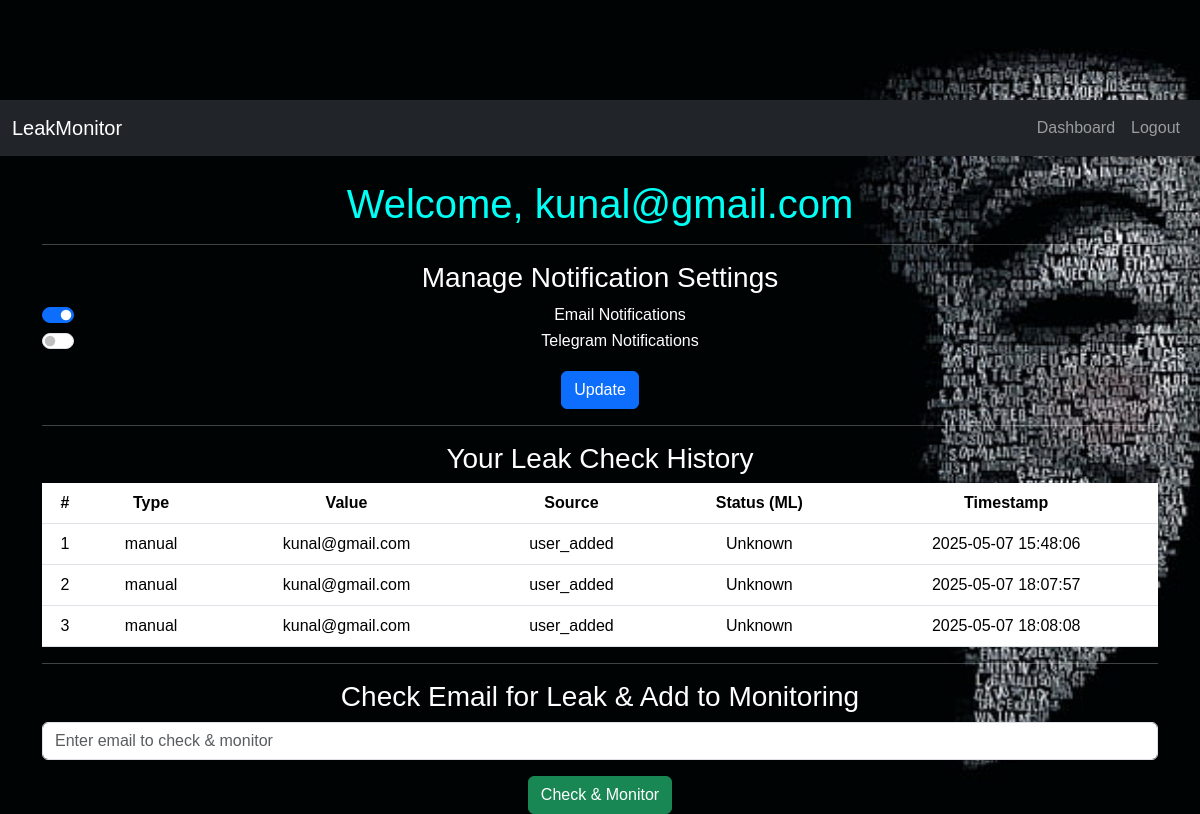
The app's page /dashboard (signed in) with its own data.
### tables this page shows
CREATE TABLE users (
                    id INTEGER PRIMARY KEY AUTOINCREMENT,
                    email TEXT UNIQUE,
                    password TEXT,
                    notify_email INTEGER DEFAULT 1,
                    notify_telegram INTEGER DEFAULT 0
                , chat_id TEXT);

CREATE TABLE credential (
                    id INTEGER PRIMARY KEY AUTOINCREMENT,
                    type TEXT,
                    value TEXT,
                    source TEXT,
                    timestamp DATETIME DEFAULT CURRENT_TIMESTAMP
                , status TEXT);

### app.py (the view)
@app.route('/dashboard')
@login_required
def dashboard():
    conn = sqlite3.connect(DB_path)
    c = conn.cursor()
    c.execute('SELECT * FROM credential WHERE value = ?', (current_user.email,))
    leaks = c.fetchall()
    conn.close()
    return render_template('dashboard.html', leaks=leaks)

### app.py (called while the page is built)
@login_manager.user_loader
def load_user(user_id):
    user_data = get_user_by_id(user_id)
    if user_data:
        return User(user_data[0], user_data[1], user_data[3], user_data[4])
    return None

### database/user_db.py (called while the page is built)
def get_user_by_id(user_id):
    conn = sqlite3.connect(DB_path)
    c = conn.cursor()
    c.execute('SELECT * FROM users WHERE id = ?', (user_id,))
    user = c.fetchone()
    conn.close()
    return user

### templates/dashboard.html (shortened to what this page needs)
<!DOCTYPE html>
<html>
<head>
</head>
<body>
    {% extends "base.html" %}
    {% block content %}
    <h1>Welcome, {{ current_user.email }}</h1>
    <hr>
    <h3>Manage Notification Settings</h3>
    <form method="POST" action="{{ url_for('update_notifications') }}">
        <div class="form-check form-switch">
            <input class="form-check-input" type="checkbox" name="notify_email" id="notify_email" {% if current_user.notify_email %}checked{% endif %}>
            <label class="form-check-label" for="notify_email">Email Notifications</label>
        </div>
        <div class="form-check form-switch">
            <input class="form-check-input" type="checkbox" name="notify_telegram" id="notify_telegram" {% if current_user.notify_telegram %}checked{% endif %}>
            <label class="form-check-label" for="notify_telegram">Telegram Notifications</label>
        </div>
        <button type="submit" class="btn btn-primary mt-3">Update</button>
    </form>
    <hr>
    <h3>Your Leak Check History</h3>
    <table class="table">
        <thead>
            <tr>
                <th>#</th>
                <th>Type</th>
                <th>Value</th>
                <th>Source</th>
                <th>Status (ML)</th>
                <th>Timestamp</th>
            </tr>
        </thead>
        <tbody>
            {% for leak in leaks %}
            <tr>
                <td>{{ loop.index }}</td>
                <td>{{ leak[1] }}</td>
                <td>{{ leak[2] }}</td>
                <td>{{ leak[3] }}</td>
                <td>
                    {% if leak[5] %}
                        {{ leak[5] }}
                    {% else %}
                        N/A
                    {% endif %}
                </td>
                <td>{{ leak[4] }}</td>
            </tr>
            {% endfor %}
        </tbody>
    </table>
    <hr>
    <h3>Check Email for Leak & Add to Monitoring</h3>
    <form method="POST" action="{{ url_for('check_email') }}">
        <div class="mb-3">
            <input type="email" class="form-control" name="credential" placeholder="Enter email to check & monitor" required>
        </div>
        <button type="submit" class="btn btn-success">Check & Monitor</button>
    </form>
    {% endblock %}

### templates/base.html (shortened to what this page needs)
<!DOCTYPE html>
<html>
<head>
    <link href="https://cdn.jsdelivr.net/npm/bootstrap@5.3.3/dist/css/bootstrap.min.css" rel="stylesheet">
    <link rel="stylesheet" href="{{ url_for('static', filename='style.css') }}">
</head>
<body>
<nav class="navbar navbar-expand-lg navbar-dark bg-dark mb-4">
    <div class="container-fluid">
        <a class="navbar-brand" href="{{ url_for('index') }}">LeakMonitor</a>
        <div class="collapse navbar-collapse">
            <ul class="navbar-nav ms-auto">
                {% if current_user.is_authenticated %}
                <li class="nav-item">
                    <a class="nav-link" href="{{ url_for('dashboard') }}">Dashboard</a>
                </li>
                <li class="nav-item">
                    <a class="nav-link" href="{{ url_for('logout') }}">Logout</a>
                </li>
                {% else %}
                <li class="nav-item">
                    <a class="nav-link" href="{{ url_for('login') }}">Login</a>
                </li>
                {% endif %}
            </ul>
        </div>
    </div>
</nav>
<div class="container">
    {% block content %}{% endblock %}
</div>
</body>
</html>

### static/style.css (style rules this page uses)
body { font-family: 'Poppins', sans-serif; background: url('/static/Bg_1.jpg') no-repeat center center fixed; background-size: cover; color: #ffffff; text-align: center; margin-top: 100px; }
h1, h2 { color: #00FFF5; }

### records on screen
users: email "kunal@gmail.com", notify_email "☑"
credential: type "manual", value "kunal@gmail.com", source "user_added", status "Unknown", timestamp "2025-05-07 15:48:06"
credential: type "manual", value "kunal@gmail.com", source "user_added", status "Unknown", timestamp "2025-05-07 18:07:57"
credential: type "manual", value "kunal@gmail.com", source "user_added", status "Unknown", timestamp "2025-05-07 18:08:08"
